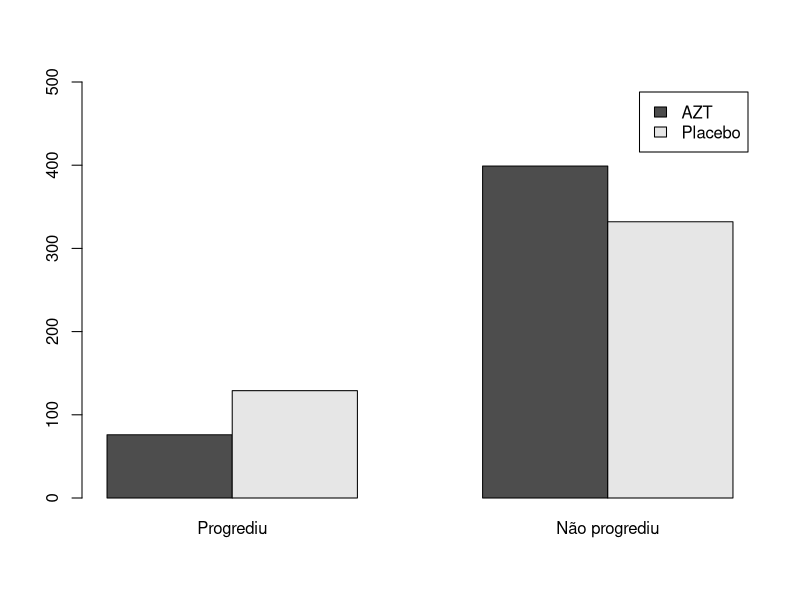

The R script that drew this image:
prog <- c(76, 129)
nprog <- c(399,332)
exemplo8.1 <- cbind(prog, nprog)
rownames(exemplo8.1) <- c("AZT", "Placebo")
colnames(exemplo8.1) <- c("Progrediu", "Não progrediu")

png("Aulas/Teste_qui2/barplot.png")
barplot(exemplo8.1, beside = T, ylim = c(0,500), legend.text = T)
dev.off()
